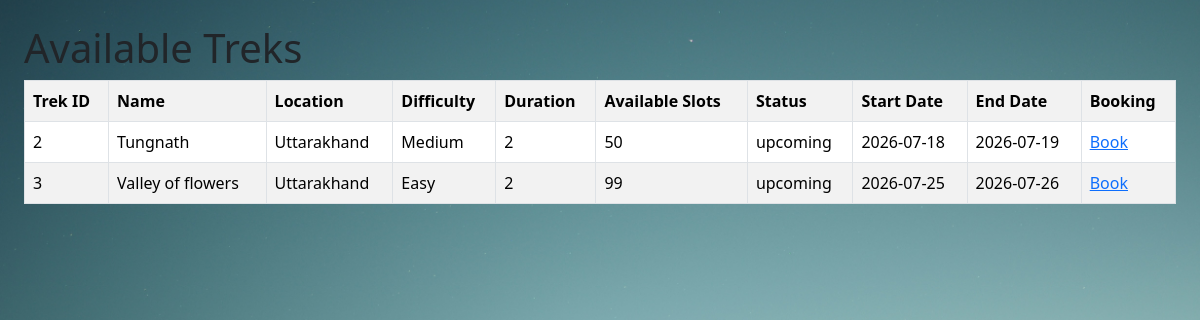
/available-treks, run on an earlier commit of the app's database.
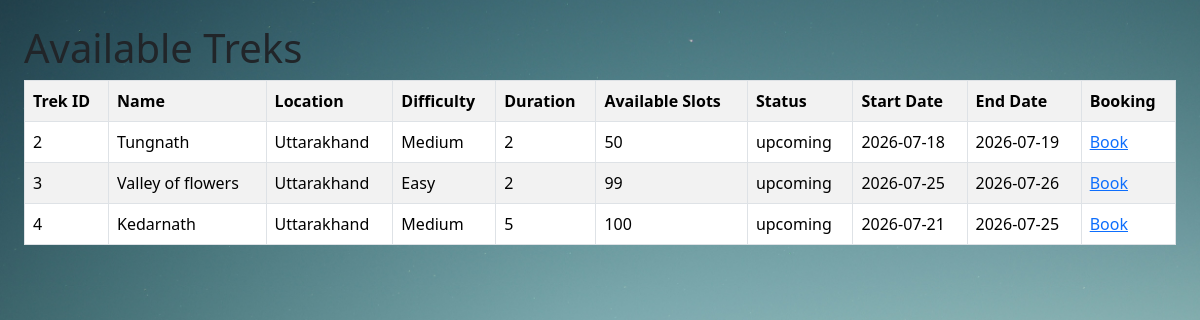
And on a later commit of the database.
### models.py (models this page shows)
class Trek(db.Model):
    __tablename__="treks"
    trek_id=db.Column(db.Integer,primary_key=True)
    name=db.Column(db.String(100),nullable=False)
    location=db.Column(db.String(100),nullable=False)
    difficulty=db.Column(db.String(50),nullable=False)
    duration=db.Column(db.Integer,nullable=False)
    available_slots=db.Column(db.Integer,nullable=False)
    assigned_staff_id=db.Column(db.Integer,db.ForeignKey("users.user_id"),nullable=True)
    status=db.Column(db.String(50),nullable=False)
    start_date=db.Column(db.Date, nullable=False)
    end_date=db.Column(db.Date, nullable=False)
    bookings=db.relationship("Booking",backref="treks",lazy=True)

### app.py (the view)
@app.route("/available-treks")
def available_treks():
    if session.get("role")=="admin":
        return "You are the Admin"
    available_treks=Trek.query.filter_by(status="upcoming").all()
    return render_template("trekker/available-treks.html",treks=available_treks)

### templates/trekker/available-treks.html (shortened to what this page needs)
<!DOCTYPE html>
<html lang="en">
<head>
    <link href="https://cdn.jsdelivr.net/npm/bootstrap@5.3.8/dist/css/bootstrap.min.css" rel="stylesheet">
    <link href="../static/css/style.css" rel="stylesheet">
</head>
<body class="bg-mountains p-4">
    <h1>Available Treks</h1>
    <table class="table table-bordered table-striped">
        <tr>
            <th>Trek ID</th>
            <th>Name</th>
            <th>Location</th>
            <th>Difficulty</th>
            <th>Duration</th>
            <th>Available Slots</th>
            <th>Status</th>
            <th>Start Date</th>
            <th>End Date</th>
            <th>Booking</th>
        </tr>
        {% for trek in treks %}
        <tr>
            <td>{{trek.trek_id}}</td>
            <td>{{trek.name}}</td>
            <td>{{trek.location}}</td>
            <td>{{trek.difficulty}}</td>
            <td>{{trek.duration}}</td>
            <td>{{trek.available_slots}}</td>
            <td>{{trek.status}}</td>
            <td>{{trek.start_date}}</td>
            <td>{{trek.end_date}}</td>
            <td><a href="/book-trek/{{trek.trek_id}}">Book</a></td>
        </tr>
        {% endfor %}
    </table>
</body>
</html>

What changed in the data, as far as the page shows it:
added Trek: trek_id "4", name "Kedarnath", location "Uttarakhand", difficulty "Medium", duration "5", available_slots "100", status "upcoming", start_date "2026-07-21", end_date "2026-07-25"
